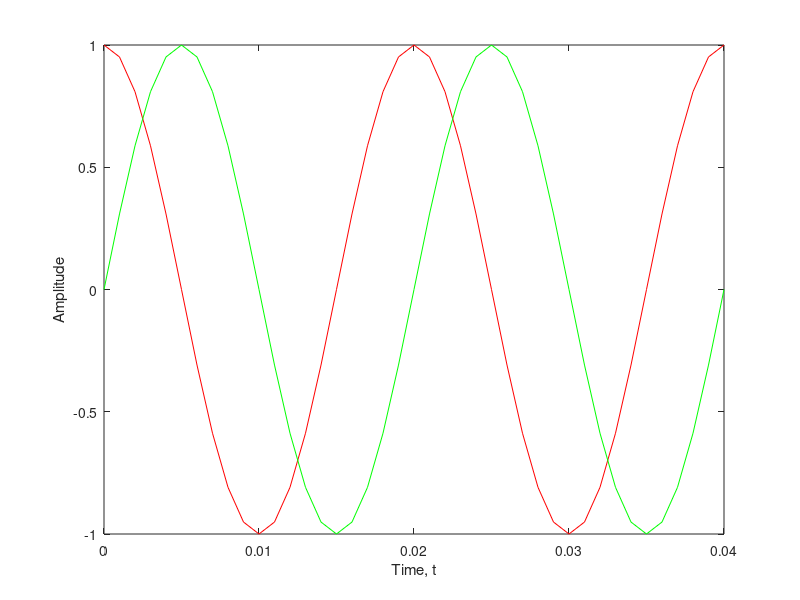
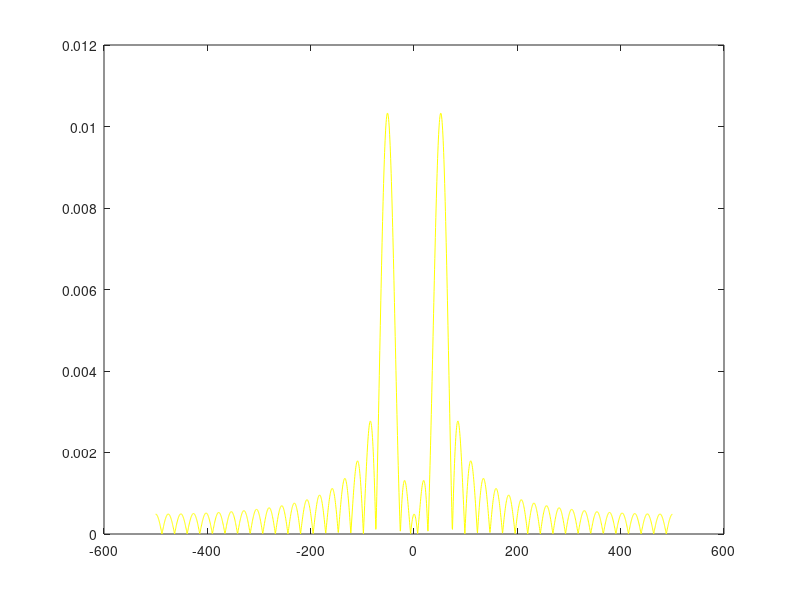
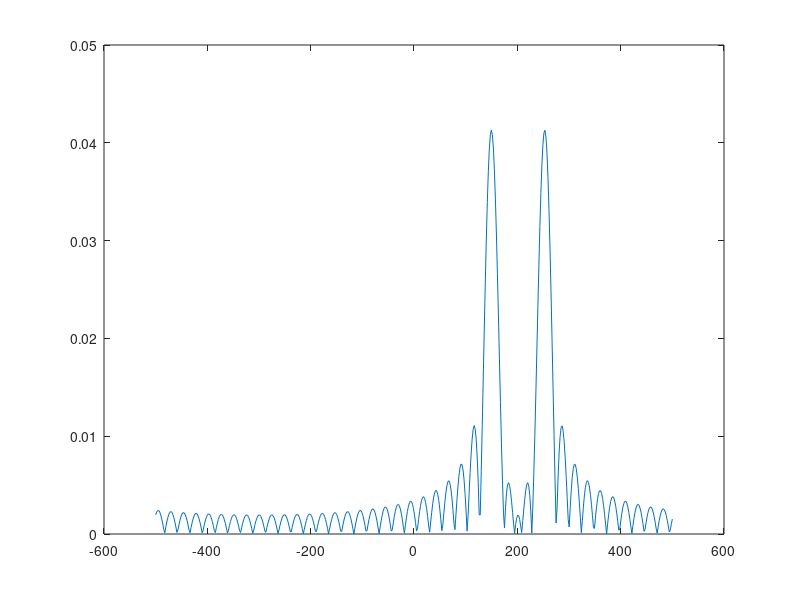
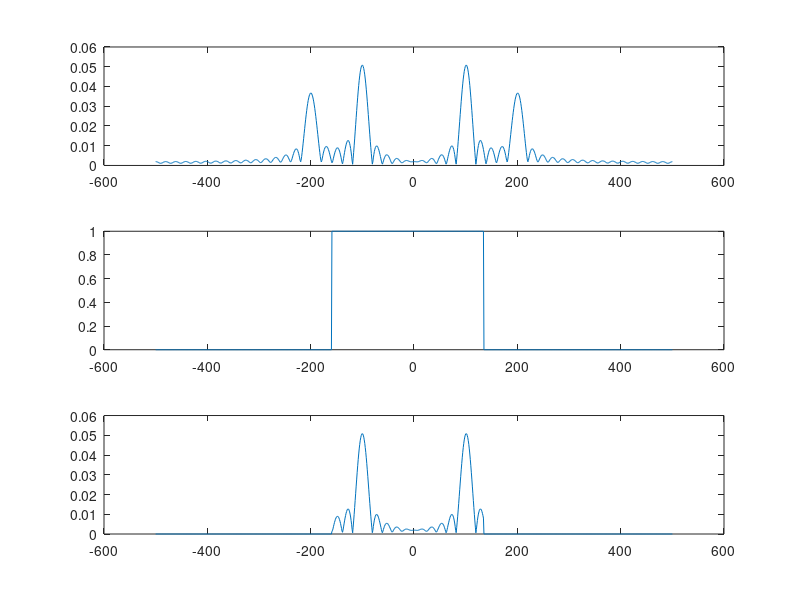

Source code (MATLAB) for these figures, in order:

f = 50;
Fs=1000; Fm=200;
N=2048; N1=512;
t=0:1/Fs:0.04;
x=cos(2*pi*f*t);
x2=cos(2*pi*f*(t-0.005));
x1=cos(2*pi*f*t);
y= exp(i*2*pi*Fm*t).*x1;

figure (1);
plot (t,x,'r');
xlabel('Time, t');
ylabel('Amplitude');
hold on
plot(t,x2,'g');


fx=linspace(-Fs/2,Fs/2,N);
fftx=abs(fftshift(fft(x,N))/N);
figure(2);
plot(fx,fftx,'y');

fy=linspace(-Fs/2,Fs/2,N1);
ffty=abs(fftshift(fft(y,N1))/N1);
figure(3);
plot(fy,ffty);
%//////////////////////////////////


f1=100; f2=200; N2=1024; fc=150; 
t1=0:1/Fs: 0.05;

x3=2*cos(2*pi*f1*t1)+1.5*sin(2*pi*f2*t1);
fa=linspace(-Fs/2,Fs/2,N2);
ffta=abs(fftshift(fft(x3,N2))/N2);

h=zeros(1,1024);
for k=1:1024
    if(k<350)
        h(k)=0;
    else if(k>650)
        h(k)=0;
        else
            h(k)=1;
        end;
    end;
end;
fftfilter=ffta.*h;

figure(4);
subplot(311); plot(fa,ffta);
subplot(312); plot(fa,h);
subplot(313); plot(fa,fftfilter);

